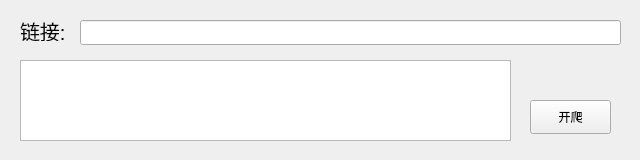
<?xml version="1.0" encoding="UTF-8"?>
<ui version="4.0">
 <class>MainWindow</class>
 <widget class="QMainWindow" name="MainWindow">
  <property name="geometry">
   <rect>
    <x>0</x>
    <y>0</y>
    <width>640</width>
    <height>160</height>
   </rect>
  </property>
  <property name="windowTitle">
   <string>MainWindow</string>
  </property>
  <widget class="QWidget" name="centralwidget">
   <widget class="QLabel" name="label">
    <property name="geometry">
     <rect>
      <x>20</x>
      <y>20</y>
      <width>51</width>
      <height>21</height>
     </rect>
    </property>
    <property name="styleSheet">
     <string notr="true">font-size: 20px;</string>
    </property>
    <property name="text">
     <string>链接:</string>
    </property>
   </widget>
   <widget class="QLineEdit" name="lineEdit">
    <property name="geometry">
     <rect>
      <x>80</x>
      <y>20</y>
      <width>541</width>
      <height>25</height>
     </rect>
    </property>
   </widget>
   <widget class="QPushButton" name="pushButtonStart">
    <property name="geometry">
     <rect>
      <x>530</x>
      <y>100</y>
      <width>81</width>
      <height>34</height>
     </rect>
    </property>
    <property name="text">
     <string>开爬</string>
    </property>
   </widget>
   <widget class="QTextEdit" name="textEdit">
    <property name="geometry">
     <rect>
      <x>20</x>
      <y>60</y>
      <width>491</width>
      <height>81</height>
     </rect>
    </property>
    <property name="readOnly">
     <bool>true</bool>
    </property>
   </widget>
  </widget>
 </widget>
 <resources/>
 <connections/>
</ui>
